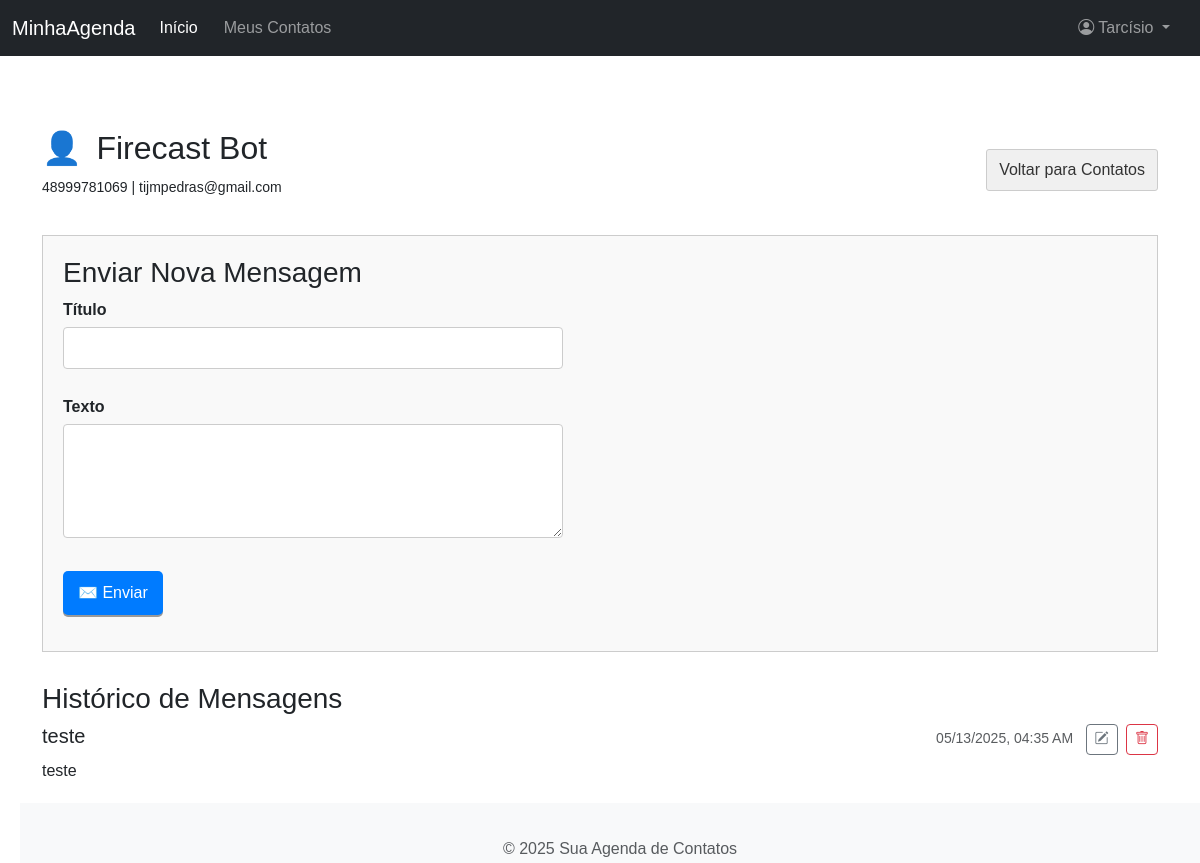
Screenshot of /messages/contact/1 (signed in) with the database file from the repository.
### app/models.py (models this page shows, shortened)
class User(UserMixin, db.Model):
    __tablename__ = 'user' # Define o nome da tabela explicitamente
    id = db.Column(db.Integer, primary_key=True)
    name = db.Column(db.String(100), nullable=False)
    email = db.Column(db.String(120), unique=True, nullable=False, index=True) # Adiciona index=True
    phone_number = db.Column(db.String(20), nullable=True) # Celular do usuário
    password_hash = db.Column(db.String(256)) # Aumentado para hashes mais longos
    contacts = db.relationship('Contact', back_populates='owner', lazy='dynamic', cascade="all, delete-orphan")
    sent_messages = db.relationship('Message', foreign_keys='Message.user_id', back_populates='sender', lazy='dynamic', cascade="all, delete-orphan")

class Contact(db.Model):
    __tablename__ = 'contact'
    id = db.Column(db.Integer, primary_key=True)
    name = db.Column(db.String(100), nullable=False, index=True)
    email = db.Column(db.String(120), nullable=True, index=True) # Contatos podem não ter email
    phone_number = db.Column(db.String(20), nullable=False) # Celular do contato é obrigatório
    user_id = db.Column(db.Integer, db.ForeignKey('user.id'), nullable=False) # Chave estrangeira para User
    owner = db.relationship('User', back_populates='contacts')
    messages_to_contact = db.relationship('Message', back_populates='recipient', lazy='dynamic', cascade="all, delete-orphan") # Mensagens onde este contato é o destinatário

class Message(db.Model):
    __tablename__ = 'message'
    id = db.Column(db.Integer, primary_key=True)
    title = db.Column(db.String(150), nullable=False)
    body = db.Column(db.Text, nullable=False)
    timestamp = db.Column(db.DateTime, index=True, default=lambda: datetime.now(timezone.utc)) # Data de envio
    user_id = db.Column(db.Integer, db.ForeignKey('user.id'), nullable=False) # Quem enviou a mensagem
    contact_id = db.Column(db.Integer, db.ForeignKey('contact.id'), nullable=False) # Para quem a mensagem foi enviada
    sender = db.relationship('User', back_populates='sent_messages', foreign_keys=[user_id])
    recipient = db.relationship('Contact', back_populates='messages_to_contact')

### app/routes/message_routes.py (the view, shortened to what this page needs)
@bp.route('/contact/<int:contact_id>', methods=['GET', 'POST'])
@login_required
def list_messages_for_contact(contact_id):
    contact = Contact.query.get_or_404(contact_id)
    if contact.user_id != current_user.id:
        flash('Você não tem permissão para ver ou enviar mensagens para este contato.', 'error')
        return redirect(url_for('contact_bp.list_contacts'))
    form = MessageForm() # Formulário para enviar nova mensagem
    messages = Message.query.filter_by(user_id=current_user.id, contact_id=contact.id)\
                            .order_by(Message.timestamp.desc()).all()
    return render_template('messages/message_list_and_form.html',
                           title=f"Mensagens com {contact.name}",
                           contact=contact,
                           form=form,
                           messages=messages)

### app/forms.py
class MessageForm(FlaskForm):
    title = StringField('Título', validators=[DataRequired(), Length(max=150)])
    body = TextAreaField('Texto', validators=[DataRequired()])
    submit = SubmitField('Enviar')

### app/__init__.py (called while the page is built)
def nl2br(value):
    escaped_value = escape(value)
    result = '\n\n'.join(f'<p>{p}</p>' for p in _paragraph_re.split(escaped_value))
    result = result.replace('\n', Markup('<br>\n'))
    return Markup(result)

### app/models.py (called while the page is built)
@login.user_loader
def load_user(user_id):
    return db.session.get(User, int(user_id)) # Use db.session.get para SQLAlchemy 2.0+

### app/templates/messages/message_list_and_form.html (shortened to what this page needs)
{% extends "base.html" %}
{% block content %}
<div style="display: flex; justify-content: space-between; align-items: center; margin-bottom: 20px;">
    <div>
        <span style="font-size: 2em; margin-right: 10px;">👤</span>
        <h2 style="display: inline-block;">{{ contact.name }}</h2>
        <p><small>{{ contact.phone_number }} | {{ contact.email if contact.email else 'Sem email' }}</small></p>
    </div>
    <a href="{{ url_for('contact_bp.list_contacts') }}" class="button-like">Voltar para Contatos</a>
</div>
<div style="border: 1px solid #ccc; padding: 20px; margin-bottom: 30px; background-color: #f9f9f9;">
    <h3>Enviar Nova Mensagem</h3>
    <form method="POST" action="{{ url_for('message_bp.list_messages_for_contact', contact_id=contact.id) }}" novalidate>
        <p>
            {{ form.title.label(style="font-weight:bold;") }}<br>
            {{ form.title(size=50, class="form-input") }}<br>
        </p>
        <p>
            {{ form.body.label(style="font-weight:bold;") }}<br>
            {{ form.body(rows=4, cols=50, class="form-textarea") }}<br>
        </p>
        <p>{{ form.submit(value="✉️ Enviar", class="button") }}</p>
    </form>
</div>
<h3>Histórico de Mensagens</h3>
{% if messages %}
    <ul style="list-style-type: none; padding: 0;">
        {% for message in messages %}
        <div class="list-group-item list-group-item-action flex-column align-items-start mb-2">
            <div class="d-flex w-100 justify-content-between">
                <h5 class="mb-1">{{ message.title }}</h5>
                <div>
                    <small class="text-muted me-2 local-datetime"
                        data-timestamp="{{ message.timestamp.strftime('%Y-%m-%dT%H:%M:%SZ') }}"
                        title="Horário local (original: {{ message.timestamp.strftime('%d/%m/%y %H:%M') }} UTC)">
                    </small>
                    {% if message.user_id == current_user.id %}
                        <a href="{{ url_for('message_bp.edit_message', message_id=message.id) }}" class="btn btn-sm btn-outline-secondary me-1" title="Editar Mensagem">
                            <i class="bi bi-pencil-square"></i>
                        </a>
                        <form action="{{ url_for('message_bp.delete_message', message_id=message.id) }}" method="POST" style="display: inline;" onsubmit="return confirm('Tem certeza que deseja excluir esta mensagem?');">
                            <button type="submit" class="btn btn-sm btn-outline-danger" title="Excluir Mensagem">
                                <i class="bi bi-trash"></i>
                            </button>
                        </form>
                    {% endif %}
                </div>
            </div>
            <p class="mb-1">{{ message.body | nl2br }}</p>
        </div>
        {% endfor %}
    </ul>
{% else %}
    <p>Nenhuma mensagem trocada com {{ contact.name }} ainda. Seja o primeiro a enviar!</p>
{% endif %}
{% endblock %}

### app/templates/base.html (shortened to what this page needs)
<!DOCTYPE html>
<html lang="pt-br">
<head>
    <link href="https://cdn.jsdelivr.net/npm/bootstrap@5.3.3/dist/css/bootstrap.min.css" rel="stylesheet">
    <link rel="stylesheet" href="{{ url_for('static', filename='css/style.css') }}">
    <link rel="stylesheet" href="https://cdn.jsdelivr.net/npm/bootstrap-icons@1.11.3/font/bootstrap-icons.min.css">
</head>
<body>
    <nav class="navbar navbar-expand-md navbar-dark bg-dark fixed-top">
      <div class="container-fluid">
        <a class="navbar-brand" href="{{ url_for('main_bp.index') }}">MinhaAgenda</a>
        <div class="collapse navbar-collapse" id="navbarCollapse">
          <ul class="navbar-nav me-auto mb-2 mb-md-0">
            <li class="nav-item">
              <a class="nav-link active" aria-current="page" href="{{ url_for('main_bp.index') }}">Início</a>
            </li>
            {% if current_user.is_authenticated %}
            <li class="nav-item">
              <a class="nav-link" href="{{ url_for('contact_bp.list_contacts') }}">Meus Contatos</a>
            </li>
            {% endif %}
          </ul>
          <ul class="navbar-nav ms-auto mb-2 mb-md-0">
            {% if current_user.is_authenticated %}
                <li class="nav-item dropdown">
                  <a class="nav-link dropdown-toggle" href="#" role="button" data-bs-toggle="dropdown" aria-expanded="false">
                    <i class="bi bi-person-circle"></i> {{ current_user.name }}
                  </a>
                </li>
            {% endif %}
          </ul>
        </div>
      </div>
    </nav>
    <main class="container mt-4">
        {% block content %}{% endblock %}
    </main>
    <footer class="footer mt-auto py-3 bg-light">
      <div class="container text-center">
        <span class="text-muted">© {{ current_year }} Sua Agenda de Contatos</span>
      </div>
    </footer>
</body>
</html>

### app/static/css/style.css (style rules this page uses)
body { font-family: sans-serif; margin: 20px; }
nav a { margin-right: 10px; text-decoration: none; color: blue; }

### app/templates/base.html (style rules this page uses)
body { padding-top: 5rem; }
.footer { position: fixed; bottom: 0; width: 100%; height: 60px; line-height: 60px; background-color: #f5f5f5; text-align: center; }
main { margin-bottom: 80px; }

### app/templates/messages/message_list_and_form.html (style rules this page uses)
.button { display: inline-block; padding: 10px 15px; font-size: 16px; cursor: pointer; text-align: center; text-decoration: none; outline: none; color: #fff; background-color: #007bff; border: none; border-radius: 5px; box-shadow: 0 2px #999; }
.button-like { padding: 8px 12px; text-decoration: none; border: 1px solid #ccc; border-radius: 3px; color: #333; background-color: #f0f0f0; }
.form-input, .form-textarea { width: 100%; max-width: 500px; padding: 8px; margin-top: 5px; margin-bottom: 10px; border: 1px solid #ccc; border-radius: 4px; box-sizing: border-box; }

### rows the page displays
User: name "Tarcísio"
Contact: name "Firecast Bot", phone_number "48999781069", email "tijmpedras@gmail.com"
Message: title "teste", body "teste"
